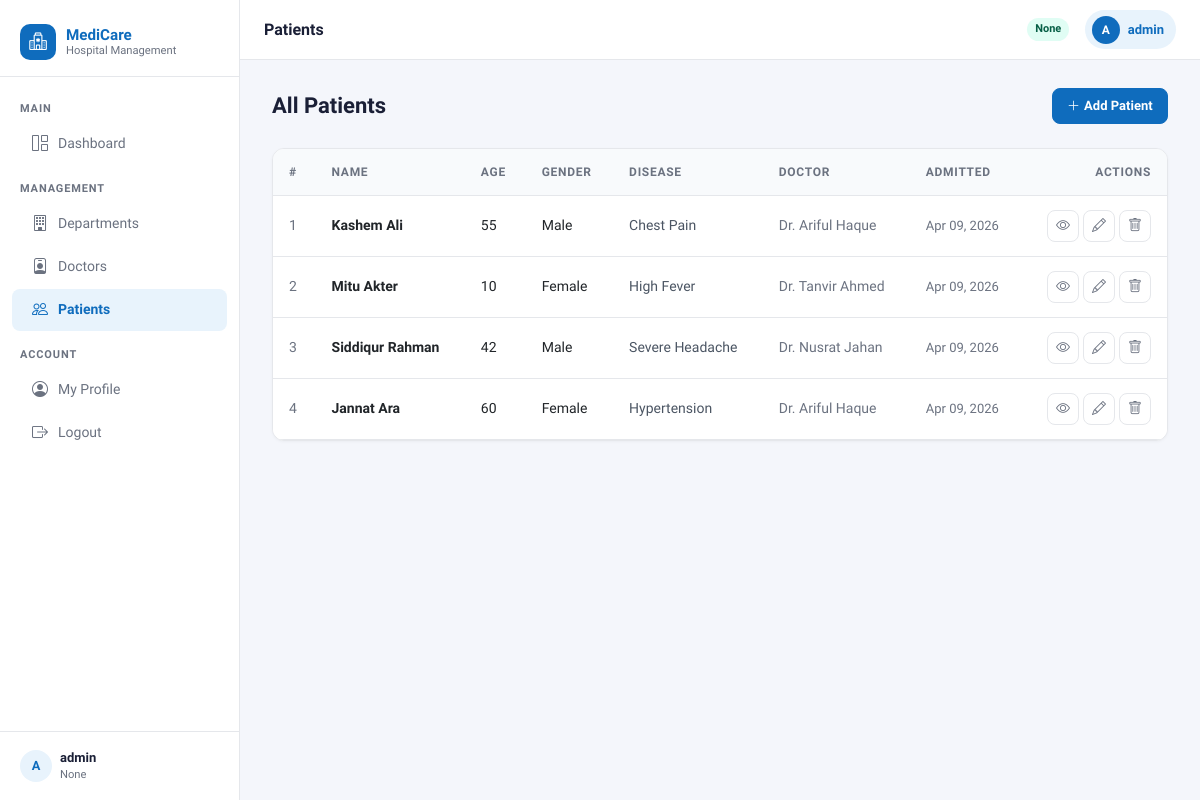
Before: /patient-list/ (signed in) with the older database file.
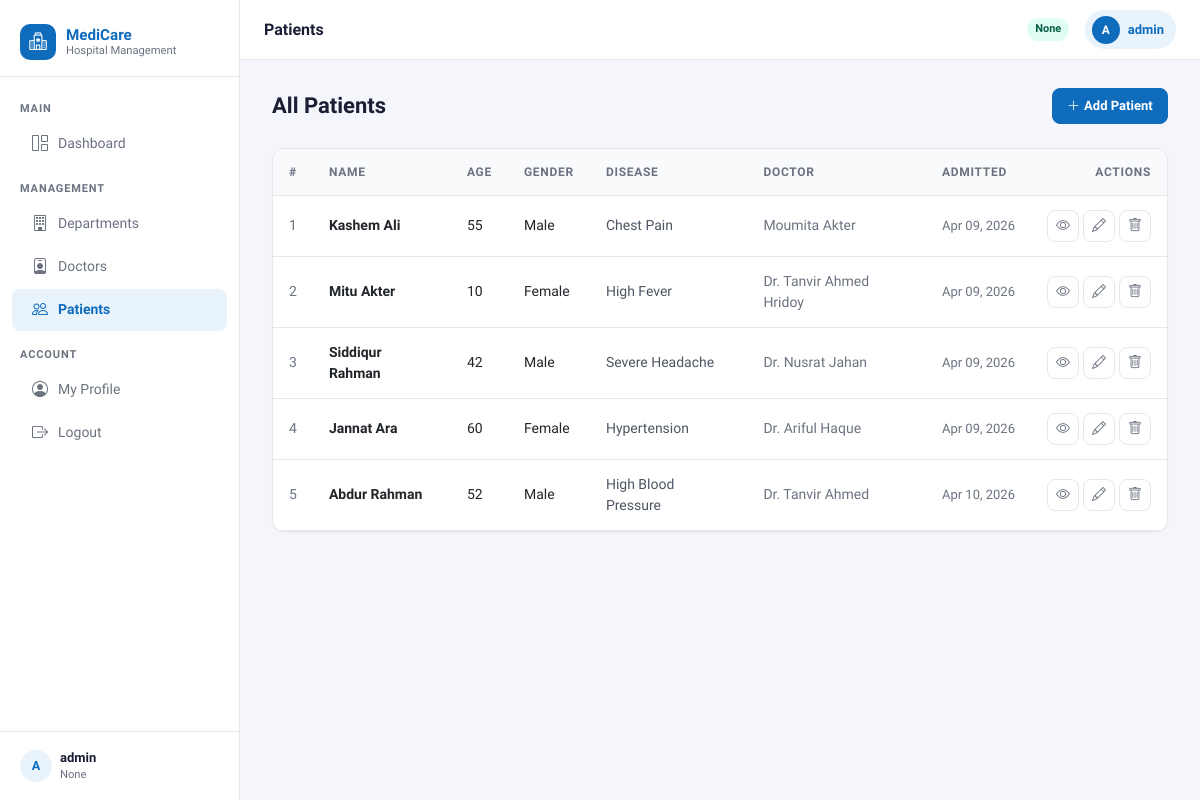
After: the same page with the newer database file.
### myapp/models.py (models this page shows, shortened)
class PatientModel(models.Model):
    name = models.CharField(max_length=120, null=True)
    age = models.IntegerField(null=True)
    gender =models.CharField(max_length=120, null=True)
    disease = models.TextField(null=True)
    doctor = models.ForeignKey(DoctorModel, on_delete=models.CASCADE)
    admit_date = models.DateField(auto_now_add=True, null=True)

class DoctorModel(models.Model):
    name = models.CharField(max_length=120, null=True)
    email = models.EmailField(max_length=120, null=True)
    phone = models.CharField(max_length=100, null=True)
    specialization = models.CharField(max_length=100, null=True)
    department = models.ForeignKey(DepartmentModel, on_delete=models.CASCADE)
    joining_date = models.DateField(auto_now_add=True, null=True)
    def __str__(self):
        return self.name

### myapp/views.py (the view)
# urls.py: path("patient-list/", patient_list, name="patient_list"),
@login_required
def patient_list(request):
    form_data = PatientModel.objects.all()
    context = {
        "form_data": form_data,
        "heading": "All Patient Info",
        "title": "Patient List",
    }
    return render(request, "patient/patient_list.html", context)

### myapp/templates/patient/patient_list.html (shortened to what this page needs)
{% extends 'master/base.html' %}
{% block nav_pat %}active{% endblock %}
{% block page_title %}Patients{% endblock %}
{% block blockname %}
<div class="page-header">
  <h1>All Patients</h1>
  {% if request.user.user_type != 'Patient' %}
    <a href="{% url 'add_patient' %}" class="btn btn-primary">
      <i class="bi bi-plus-lg me-1"></i>Add Patient
    </a>
  {% endif %}
</div>
{% if form_data %}
<div class="table-card">
  <table class="table table-hover">
    <thead>
      <tr>
        <th>#</th>
        <th>Name</th>
        <th>Age</th>
        <th>Gender</th>
        <th>Disease</th>
        <th>Doctor</th>
        <th>Admitted</th>
        {% if request.user.user_type != 'Patient' %}
          <th class="text-end">Actions</th>
        {% endif %}
      </tr>
    </thead>
    <tbody>
      {% for patient in form_data %}
        <tr>
          <td class="text-muted">{{ forloop.counter }}</td>
          <td class="fw-semibold">{{ patient.name }}</td>
          <td>{{ patient.age }}</td>
          <td>{{ patient.gender }}</td>
          <td style="max-width:180px;color:#4b5563;">{{ patient.disease|truncatechars:60 }}</td>
          <td class="text-muted">{{ patient.doctor }}</td>
          <td class="text-muted" style="font-size:.8125rem;white-space:nowrap;">{{ patient.admit_date|date:"M d, Y" }}</td>
          {% if request.user.user_type != 'Patient' %}
            <td class="text-end">
              <div class="d-flex justify-content-end gap-1">
                <a href="{% url 'view_patient' patient.id %}" class="btn-icon" title="View">
                  <i class="bi bi-eye"></i>
                </a>
                <a href="{% url 'edit_patient' patient.id %}" class="btn-icon" title="Edit">
                  <i class="bi bi-pencil"></i>
                </a>
                <a href="{% url 'delete_patient' patient.id %}"
                   class="btn-icon danger"
                   title="Delete"
                   onclick="return confirm('Delete patient {{ patient.name }}? This cannot be undone.')">
                  <i class="bi bi-trash"></i>
                </a>
              </div>
            </td>
          {% endif %}
        </tr>
      {% endfor %}
    </tbody>
  </table>
</div>
{% endif %}
{% endblock %}

Changed rows visible on the page:
changed PatientModel "Kashem Ali": doctor "Dr. Ariful Haque" → "Moumita Akter"
changed PatientModel "Mitu Akter": doctor "Dr. Tanvir Ahmed" → "Dr. Tanvir Ahmed Hridoy"
added PatientModel: name "Abdur Rahman", age "52", gender "Male", disease "High Blood Pressure", doctor "Dr. Tanvir Ahmed", admit_date "Apr 10, 2026"
